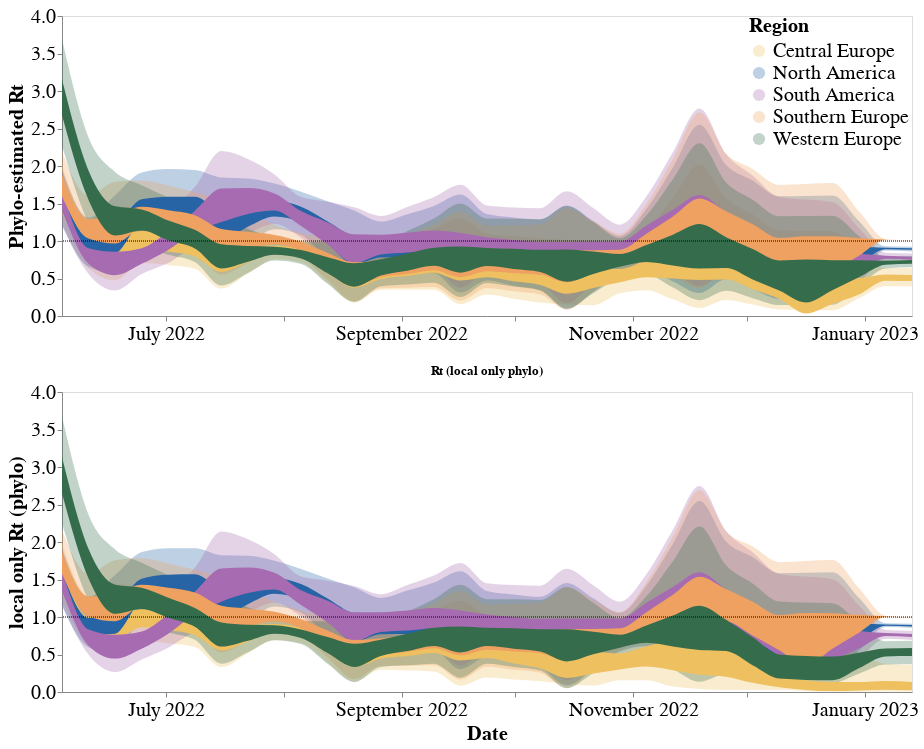

Notebook source saved alongside this figure:
### Code cell
(phlyo_rt_plot & local_phlyo_rt_plot).resolve_scale(y = "shared", color = "shared").configure_axis(
    labelFontSize=20,
    titleFontSize=20
)

### Figure 1 — Vega-Lite specification as saved in the notebook (floating-point values rounded to 4 significant figures; data arrays with more than 128 entries replaced by an {"elided": "..."} marker saying what was removed)
{"config": {"view": {"continuousWidth": 400, "continuousHeight": 300}, "axis": {"labelFontSize": 20, "titleFontSize": 20}}, "vconcat": [{"layer": [{"mark": {"type": "area", "color": "#f58518", "interpolate": "monotone", "opacity": 0.3}, "encoding": {"color": {"field": "deme_x", "scale": {"range": ["#EEC060", "#2664A5", "#A76BB1", "#EEA160", "#356D4C"]}, "type": "nominal"}, "x": {"axis": {"format": "%B %Y", "grid": false, "title": ""}, "field": "date", "type": "temporal"}, "y": {"axis": {"grid": false, "title": "Phylo-estimated Rt"}, "field": "lower_hpd_log_95_x", "type": "quantitative"}, "y2": {"field": "upper_hpd_log_95_x"}}, "height": 300, "transform": [{"filter": "(datum.lower_hpd_log_95_x > 0.0)"}], "width": 850}, {"mark": {"type": "area", "clip": true, "color": "#f58518", "interpolate": "monotone", "opacity": 1}, "encoding": {"color": {"field": "deme_x", "legend": {"labelFontSize": 20, "offset": -170, "symbolSize": 150, "title": "Region", "titleFontSize": 20}, "type": "nominal"}, "x": {"axis": {"format": "%B %Y", "grid": false, "tickCount": "month", "title": ""}, "field": "date", "type": "temporal"}, "y": {"axis": {"grid": false, "title": "Phylo-estimated Rt"}, "field": "lower_hpd_log_50_x", "scale": {"domain": [0.0, 4]}, "type": "quantitative"}, "y2": {"field": "upper_hpd_log_50_x"}}, "height": 300, "width": 850}, {"data": {"name": "data-0f80976e06af035141dd0a0f11df9332"}, "mark": {"type": "rule", "strokeDash": [1, 1]}, "encoding": {"y": {"field": "y", "type": "quantitative"}}, "height": 300, "width": 850}], "data": {"name": "data-3390eee0a8ced654658c180b8431589e"}}, {"layer": [{"mark": {"type": "area", "color": "#f58518", "interpolate": "monotone", "opacity": 0.3}, "encoding": {"color": {"field": "deme_x", "scale": {"range": ["#EEC060", "#2664A5", "#A76BB1", "#EEA160", "#356D4C"]}, "type": "nominal"}, "x": {"axis": {"grid": false, "title": "Date"}, "field": "date", "type": "temporal"}, "y": {"axis": {"grid": false, "title": "local only Rt (phylo)"}, "field": "lower_hpd_log_95_x", "type": "quantitative"}, "y2": {"field": "upper_hpd_log_95_x"}}, "height": 300, "transform": [{"filter": "(datum.lower_hpd_log_95_x > 0.0)"}], "width": 850}, {"mark": {"type": "area", "color": "#f58518", "interpolate": "monotone", "opacity": 1}, "encoding": {"color": {"field": "deme_x", "type": "nominal"}, "x": {"axis": {"format": "%B %Y", "grid": false, "tickCount": "month", "title": "Date"}, "field": "date", "type": "temporal"}, "y": {"axis": {"grid": false, "title": "local only Rt (phylo)"}, "field": "lower_hpd_log_50_x", "type": "quantitative"}, "y2": {"field": "upper_hpd_log_50_x"}}, "height": 300, "title": "Rt (local only phylo)", "transform": [{"filter": "(datum.lower_hpd_log_50_x > 0.0)"}], "width": 850}, {"data": {"name": "data-0f80976e06af035141dd0a0f11df9332"}, "mark": {"type": "rule", "strokeDash": [1, 1]}, "encoding": {"y": {"field": "y", "type": "quantitative"}}, "height": 300, "width": 850}], "data": {"name": "data-34b8f2dc65201a4f802dbebfe39b78bb"}}], "resolve": {"scale": {"color": "shared", "y": "shared"}}, "$schema": "https://vega.github.io/schema/vega-lite/v4.17.0.json", "datasets": {"data-3390eee0a8ced654658c180b8431589e": {"elided": "165 records"}, "data-0f80976e06af035141dd0a0f11df9332": [{"y": 1.0}], "data-34b8f2dc65201a4f802dbebfe39b78bb": {"elided": "165 records"}}}
